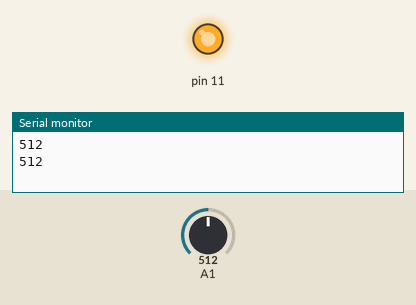
The sketch below on a simulated Arduino Uno, built with avr-gcc and run on an emulated ATmega328P. Parts: output pins drawn as LEDs (lit = HIGH), the last lines printed to the serial monitor. Inputs (shaded band) come from the test bench; at power-on: A1 = 512.

Above: at 1.3 s.
1.4 s: A1 set to 482
At 2.7 s:
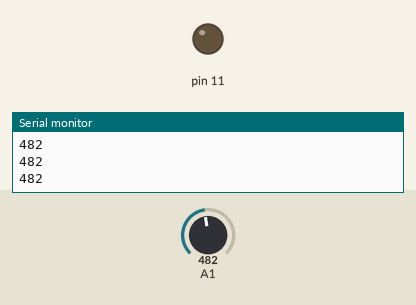
3.0 s: A1 set to 510
At 3.9 s:
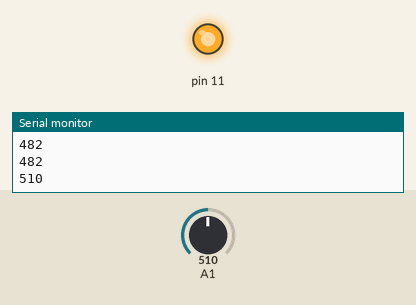
4.5 s: A1 set to 490
At 5.2 s:
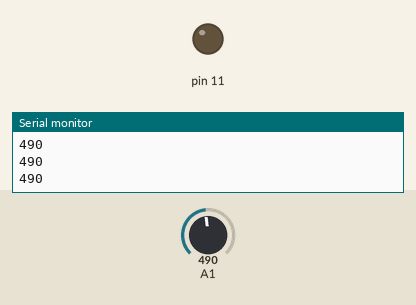
Timing chart, 0 to 7.5 s (numbered marks = the images above; inputs shaded):
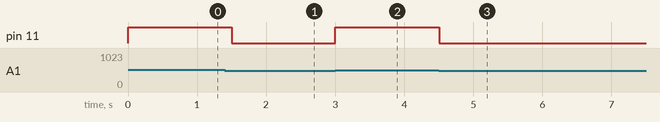

The sketch:

speaker_sensor.ino
```cpp
void setup() {
Serial.begin(9600);
pinMode(11,OUTPUT);
}
void loop() {

int sensorValue = analogRead(A1);

  if(sensorValue>500 && sensorValue<741)
    {
       //printf("Blinking");
       digitalWrite(11,HIGH);
       delay(500);

    }
    else
    {
        //printf("Not Blinking");
        digitalWrite(11,LOW);
    }


Serial.println(sensorValue);
delay(1);
}
```

Measured:
- the behaviour switches between 501 and 500 on A1 (found by bisection; images 0 and 1)
- after the input at 1.4 s, pin 11: HIGH → LOW after 0.10 s
- after the input at 3.0 s, pin 11: LOW → HIGH at once
- after the input at 4.5 s, pin 11: HIGH → LOW at once
